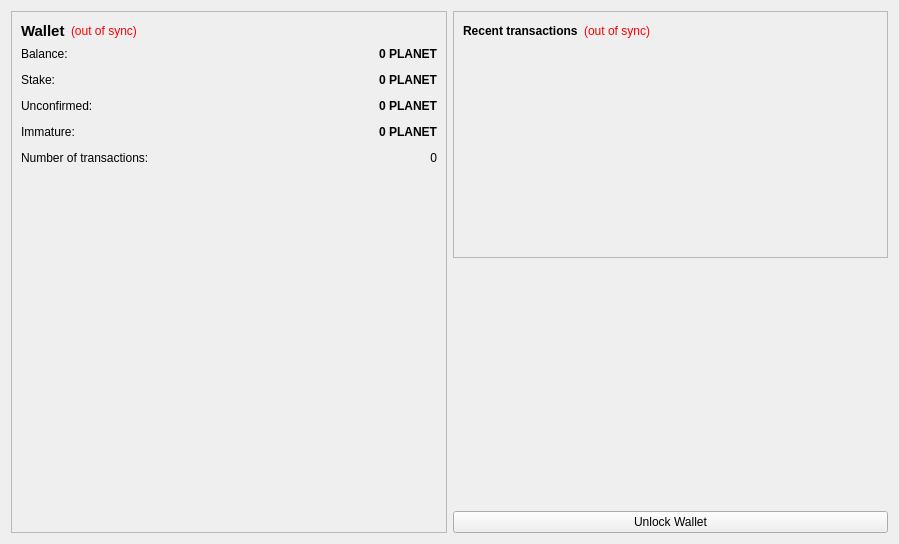
<?xml version="1.0" encoding="UTF-8"?>
<ui version="4.0">
 <class>OverviewPage</class>
 <widget class="QWidget" name="OverviewPage">
  <property name="geometry">
   <rect>
    <x>0</x>
    <y>0</y>
    <width>899</width>
    <height>544</height>
   </rect>
  </property>
  <property name="windowTitle">
   <string>Form</string>
  </property>
  <layout class="QHBoxLayout" name="horizontalLayout" stretch="1,1">
   <item>
    <layout class="QVBoxLayout" name="verticalLayout_2">
     <item>
      <widget class="QFrame" name="frame">
       <property name="frameShape">
        <enum>QFrame::StyledPanel</enum>
       </property>
       <property name="frameShadow">
        <enum>QFrame::Sunken</enum>
       </property>
       <property name="lineWidth">
        <number>1</number>
       </property>
       <layout class="QVBoxLayout" name="verticalLayout_4">
        <item>
         <layout class="QHBoxLayout" name="horizontalLayout_4">
          <item>
           <widget class="QLabel" name="label_5">
            <property name="font">
             <font>
              <pointsize>11</pointsize>
              <weight>75</weight>
              <bold>true</bold>
             </font>
            </property>
            <property name="text">
             <string>Wallet</string>
            </property>
           </widget>
          </item>
          <item>
           <widget class="QLabel" name="labelWalletStatus">
            <property name="toolTip">
             <string>The displayed information may be out of date. Your wallet automatically synchronizes with the PlanetCoin network after a connection is established, but this process has not completed yet.</string>
            </property>
            <property name="styleSheet">
             <string notr="true">QLabel { color: red; }</string>
            </property>
            <property name="text">
             <string notr="true">(out of sync)</string>
            </property>
            <property name="alignment">
             <set>Qt::AlignLeading|Qt::AlignLeft|Qt::AlignVCenter</set>
            </property>
           </widget>
          </item>
          <item>
           <spacer name="horizontalSpacer_2">
            <property name="orientation">
             <enum>Qt::Horizontal</enum>
            </property>
            <property name="sizeHint" stdset="0">
             <size>
              <width>40</width>
              <height>20</height>
             </size>
            </property>
           </spacer>
          </item>
         </layout>
        </item>
        <item>
         <layout class="QFormLayout" name="formLayout_2">
          <property name="fieldGrowthPolicy">
           <enum>QFormLayout::AllNonFixedFieldsGrow</enum>
          </property>
          <property name="horizontalSpacing">
           <number>12</number>
          </property>
          <property name="verticalSpacing">
           <number>12</number>
          </property>
          <item row="0" column="0">
           <widget class="QLabel" name="label">
            <property name="text">
             <string>Balance:</string>
            </property>
           </widget>
          </item>
          <item row="0" column="1">
           <widget class="QLabel" name="labelBalance">
            <property name="font">
             <font>
              <weight>75</weight>
              <bold>true</bold>
             </font>
            </property>
            <property name="cursor">
             <cursorShape>IBeamCursor</cursorShape>
            </property>
            <property name="toolTip">
             <string>Your current balance</string>
            </property>
            <property name="text">
             <string notr="true">0 PLANET</string>
            </property>
            <property name="alignment">
             <set>Qt::AlignRight|Qt::AlignTrailing|Qt::AlignVCenter</set>
            </property>
            <property name="textInteractionFlags">
             <set>Qt::LinksAccessibleByMouse|Qt::TextSelectableByKeyboard|Qt::TextSelectableByMouse</set>
            </property>
           </widget>
          </item>
          <item row="2" column="0">
           <widget class="QLabel" name="label_6">
            <property name="text">
             <string>Stake:</string>
            </property>
           </widget>
          </item>
          <item row="4" column="0">
           <widget class="QLabel" name="label_3">
            <property name="text">
             <string>Unconfirmed:</string>
            </property>
           </widget>
          </item>
          <item row="4" column="1">
           <widget class="QLabel" name="labelUnconfirmed">
            <property name="font">
             <font>
              <weight>75</weight>
              <bold>true</bold>
             </font>
            </property>
            <property name="cursor">
             <cursorShape>IBeamCursor</cursorShape>
            </property>
            <property name="toolTip">
             <string>Total of transactions that have yet to be confirmed, and do not yet count toward the current balance</string>
            </property>
            <property name="text">
             <string notr="true">0 PLANET</string>
            </property>
            <property name="alignment">
             <set>Qt::AlignRight|Qt::AlignTrailing|Qt::AlignVCenter</set>
            </property>
            <property name="textInteractionFlags">
             <set>Qt::LinksAccessibleByMouse|Qt::TextSelectableByKeyboard|Qt::TextSelectableByMouse</set>
            </property>
           </widget>
          </item>
          <item row="6" column="0">
           <widget class="QLabel" name="labelImmatureText">
            <property name="text">
             <string>Immature:</string>
            </property>
           </widget>
          </item>
          <item row="6" column="1">
           <widget class="QLabel" name="labelImmature">
            <property name="font">
             <font>
              <weight>75</weight>
              <bold>true</bold>
             </font>
            </property>
            <property name="toolTip">
             <string>Mined balance that has not yet matured</string>
            </property>
            <property name="text">
             <string notr="true">0 PLANET</string>
            </property>
            <property name="alignment">
             <set>Qt::AlignRight|Qt::AlignTrailing|Qt::AlignVCenter</set>
            </property>
            <property name="textInteractionFlags">
             <set>Qt::LinksAccessibleByMouse|Qt::TextSelectableByKeyboard|Qt::TextSelectableByMouse</set>
            </property>
           </widget>
          </item>
          <item row="7" column="0">
           <widget class="QLabel" name="label_2">
            <property name="text">
             <string>Number of transactions:</string>
            </property>
           </widget>
          </item>
          <item row="7" column="1">
           <widget class="QLabel" name="labelNumTransactions">
            <property name="toolTip">
             <string>Total number of transactions in wallet</string>
            </property>
            <property name="text">
             <string notr="true">0</string>
            </property>
            <property name="alignment">
             <set>Qt::AlignRight|Qt::AlignTrailing|Qt::AlignVCenter</set>
            </property>
           </widget>
          </item>
          <item row="2" column="1">
           <widget class="QLabel" name="labelStake">
            <property name="font">
             <font>
              <weight>75</weight>
              <bold>true</bold>
             </font>
            </property>
            <property name="cursor">
             <cursorShape>IBeamCursor</cursorShape>
            </property>
            <property name="toolTip">
             <string>Total of coins that was staked, and do not yet count toward the current balance</string>
            </property>
            <property name="text">
             <string notr="true">0 PLANET</string>
            </property>
            <property name="alignment">
             <set>Qt::AlignRight|Qt::AlignTrailing|Qt::AlignVCenter</set>
            </property>
            <property name="textInteractionFlags">
             <set>Qt::LinksAccessibleByMouse|Qt::TextSelectableByKeyboard|Qt::TextSelectableByMouse</set>
            </property>
           </widget>
          </item>
         </layout>
        </item>
        <item>
         <spacer name="verticalSpacer">
          <property name="orientation">
           <enum>Qt::Vertical</enum>
          </property>
          <property name="sizeHint" stdset="0">
           <size>
            <width>20</width>
            <height>40</height>
           </size>
          </property>
         </spacer>
        </item>
        <item>
         <widget class="QLabel" name="logo">
          <property name="enabled">
           <bool>true</bool>
          </property>
          <property name="minimumSize">
           <size>
            <width>140</width>
            <height>140</height>
           </size>
          </property>
          <property name="acceptDrops">
           <bool>false</bool>
          </property>
          <property name="autoFillBackground">
           <bool>false</bool>
          </property>
          <property name="lineWidth">
           <number>0</number>
          </property>
          <property name="text">
           <string/>
          </property>
          <property name="pixmap">
           <pixmap resource="../bitcoin.qrc">:/images/backg</pixmap>
          </property>
          <property name="scaledContents">
           <bool>false</bool>
          </property>
          <property name="alignment">
           <set>Qt::AlignCenter</set>
          </property>
          <property name="margin">
           <number>0</number>
          </property>
          <property name="indent">
           <number>0</number>
          </property>
         </widget>
        </item>
       </layout>
      </widget>
     </item>
    </layout>
   </item>
   <item>
    <layout class="QVBoxLayout" name="verticalLayout_3">
     <item>
      <widget class="QFrame" name="frame_2">
       <property name="frameShape">
        <enum>QFrame::StyledPanel</enum>
       </property>
       <property name="frameShadow">
        <enum>QFrame::Sunken</enum>
       </property>
       <layout class="QVBoxLayout" name="verticalLayout">
        <item>
         <layout class="QHBoxLayout" name="horizontalLayout_2">
          <item>
           <widget class="QLabel" name="label_4">
            <property name="text">
             <string>&lt;b&gt;Recent transactions&lt;/b&gt;</string>
            </property>
           </widget>
          </item>
          <item>
           <widget class="QLabel" name="labelTransactionsStatus">
            <property name="toolTip">
             <string>The displayed information may be out of date. Your wallet automatically synchronizes with the PlanetCoin network after a connection is established, but this process has not completed yet.</string>
            </property>
            <property name="styleSheet">
             <string notr="true">QLabel { color: red; }</string>
            </property>
            <property name="text">
             <string notr="true">(out of sync)</string>
            </property>
            <property name="alignment">
             <set>Qt::AlignRight|Qt::AlignTrailing|Qt::AlignVCenter</set>
            </property>
           </widget>
          </item>
          <item>
           <spacer name="horizontalSpacer">
            <property name="orientation">
             <enum>Qt::Horizontal</enum>
            </property>
            <property name="sizeHint" stdset="0">
             <size>
              <width>40</width>
              <height>20</height>
             </size>
            </property>
           </spacer>
          </item>
         </layout>
        </item>
        <item>
         <widget class="QListView" name="listTransactions">
          <property name="styleSheet">
           <string notr="true">QListView { background: transparent; }</string>
          </property>
          <property name="frameShape">
           <enum>QFrame::NoFrame</enum>
          </property>
          <property name="verticalScrollBarPolicy">
           <enum>Qt::ScrollBarAlwaysOff</enum>
          </property>
          <property name="horizontalScrollBarPolicy">
           <enum>Qt::ScrollBarAlwaysOff</enum>
          </property>
          <property name="selectionMode">
           <enum>QAbstractItemView::NoSelection</enum>
          </property>
         </widget>
        </item>
       </layout>
      </widget>
     </item>
     <item>
      <spacer name="verticalSpacer_2">
       <property name="orientation">
        <enum>Qt::Vertical</enum>
       </property>
       <property name="sizeHint" stdset="0">
        <size>
         <width>20</width>
         <height>40</height>
        </size>
       </property>
      </spacer>
     </item>
     <item>
      <widget class="QPushButton" name="unlockWalletButton">
       <property name="text">
        <string>Unlock Wallet</string>
       </property>
      </widget>
     </item>
    </layout>
   </item>
  </layout>
 </widget>
 <resources>
  <include location="../bitcoin.qrc"/>
 </resources>
 <connections/>
</ui>
